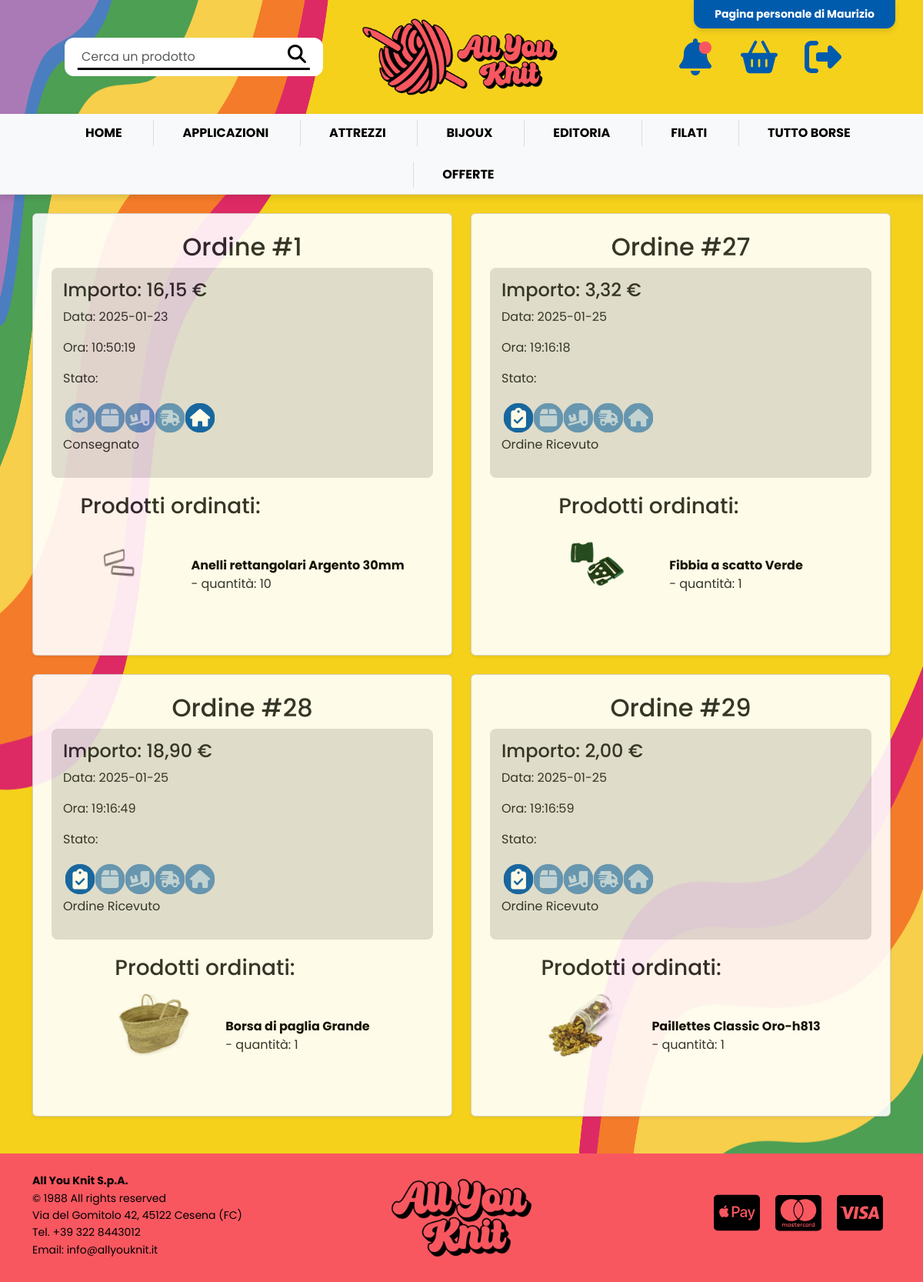
The app's page /index-ordini-cliente.php (signed in) with its own data.
### tables this page shows
CREATE TABLE `categorieprodotti` (
  `Nome` varchar(45) NOT NULL,
  `Immagine` varchar(45) NOT NULL,
  `Descrizione` varchar(150) DEFAULT NULL,
  PRIMARY KEY (`Nome`)
);

CREATE TABLE `ordini` (
  `CodID` int(11) NOT NULL AUTO_INCREMENT,
  `Data` date DEFAULT NULL,
  `Ora` time DEFAULT NULL,
  `Pagato` tinyint(4) NOT NULL DEFAULT 0,
  `Importo` double NOT NULL DEFAULT 0,
  `EmailCliente` varchar(45) NOT NULL,
  `Stato` enum('Ricevuto','Lavorazione','Spedito','Consegna','Consegnato') DEFAULT NULL,
  PRIMARY KEY (`CodID`),
  KEY `EmailCliente` (`EmailCliente`),
  CONSTRAINT `EmailCliente` FOREIGN KEY (`EmailCliente`) REFERENCES `clienti` (`Email`) ON DELETE CASCADE ON UPDATE CASCADE
);

CREATE TABLE `prodottiordinati` (
  `CodIDProdotto` int(11) NOT NULL,
  `CodIDOrdine` int(11) NOT NULL,
  `Quantita` int(11) NOT NULL,
  PRIMARY KEY (`CodIDProdotto`,`CodIDOrdine`),
  KEY `CodIDOrdine` (`CodIDOrdine`),
  CONSTRAINT `CodIDOrdine` FOREIGN KEY (`CodIDOrdine`) REFERENCES `ordini` (`CodID`) ON DELETE CASCADE ON UPDATE CASCADE,
  CONSTRAINT `CodIDProdottox` FOREIGN KEY (`CodIDProdotto`) REFERENCES `prodotti` (`CodID`) ON DELETE CASCADE ON UPDATE CASCADE
);

CREATE TABLE `prodotti` (
  `CodID` int(11) NOT NULL AUTO_INCREMENT,
  `Nome` varchar(45) NOT NULL,
  `Immagine` varchar(45) NOT NULL,
  `Prezzo` double NOT NULL,
  `Colore` varchar(45) DEFAULT NULL,
  `Composizione` varchar(250) DEFAULT NULL,
  `Strumenti` varchar(250) DEFAULT NULL,
  `Giacenza` int(11) NOT NULL DEFAULT 0,
  PRIMARY KEY (`CodID`)
);

### index-ordini-cliente.php (called while the page is built)
<?php
require_once 'php/bootstrap.php';
$templateParams["titolo"] = "I tuoi ordini";
$templateParams["nome"] = "ordini-cliente.php";
$templateParams["categorie"] = $dbh->getCategories();
$templateParams["news"] = $dbh->checkNewNotifications($_SESSION["email"]);
$templateParams["ordini"] = $dbh->getCustomerOrders($_SESSION["email"]);
require 'template/base.php';
?>

### db/dbhelper.php (called while the page is built, shortened)
<?php
class DatabaseHelper{
    private $conn;
    public function __construct($servername, $username, $password, $connname, $port){
        $this->conn = new mysqli($servername, $username, $password, $connname, $port);
    }
    public function getCategories(){
        $stmt = $this->conn->prepare("SELECT * FROM categorieprodotti");
        $stmt->execute();
        $result = $stmt->get_result();
        return $result->fetch_all(MYSQLI_ASSOC);
    }
    public function checkNewNotifications($userEmail){
        $stmt = $this->conn->prepare("SELECT * FROM inboxclienti WHERE Email = ? AND Letta = 0");
        $stmt->bind_param('s', $userEmail);
        $stmt->execute();
        $result = $stmt->get_result();
        $result = $result->fetch_all(MYSQLI_ASSOC);
        if(empty($result))
            return false;
        else
            return true;
    }
    public function getCustomerOrders($userEmail){
        $stmt = $this->conn->prepare("SELECT * FROM ordini WHERE EmailCliente = ? AND Pagato = True ORDER BY Data");
        $stmt->bind_param('s', $userEmail);
        $stmt->execute();
        $result = $stmt->get_result();
        return $result->fetch_all(MYSQLI_ASSOC);
    }
    public function getOrderProducts($orderID){
        $stmt = $this->conn->prepare("SELECT * FROM prodottiordinati INNER JOIN prodotti ON(prodottiordinati.CodIDProdotto = prodotti.CodID) WHERE CodIDOrdine = ?");
        $stmt->bind_param('i', $orderID);
        $stmt->execute();
        $result = $stmt->get_result();
        return $result->fetch_all(MYSQLI_ASSOC);
    }
}
?>

### php/bootstrap.php (called while the page is built, shortened)
<?php
require_once("db/dbhelper.php");
$dbh = new DatabaseHelper("localhost", "root", "", "allyouknit", 3306);
?>

### template/ordini-cliente.php (the view, shortened to what this page needs)
<section class="row orders-list mt-4">
    <?php foreach ($templateParams["ordini"] as $ordine): ?>
    <div class="col-md-12 col-lg-6 mb-4">
        <div class="card bg-white shadow-sm p-4">
            <h2>Ordine #<?php echo $ordine["CodID"]; ?></h2>
            <div class="order-details">
                <h4>Importo: <?php echo number_format($ordine["Importo"], 2, ",", ""); ?> €</h4>
                <p>Data: <?php echo $ordine["Data"]; ?></p>
                <p>Ora: <?php echo $ordine["Ora"]; ?></p>
                <article class="tracking-section">
                    <p>Stato: </p>
                        <div class="tracking-container">
                        <?php
                            switch($ordine["Stato"]){
                                case "Ricevuto":
                                    ?>
                                    <div class="tracking-step completed">
                                        <div>
                                            <img src="./upload/icons/shipping1.svg" alt="">
                                        </div>
                                        <p>Ordine Ricevuto</p>
                                    </div>
                                    <?php
                                    break;
                                    ?>
                                    <?php
                                case "Consegnato":
                                    ?>
                                    <div class="tracking-step">
                                        <div>
                                            <img src="./upload/icons/shipping5.svg" alt="">
                                        </div>
                                        <p>Consegnato</p>
                                    </div>
                                    <?php
                                }
                            ?>
                        </div>
                </article>
            </div>
            <div>
                <h3>Prodotti ordinati:</h3>
                    <ul>
                        <?php $prodottiOrdinati = $dbh->getOrderProducts($ordine["CodID"]);?>
                        <?php foreach ($prodottiOrdinati as $prodotto): ?>
                        <li class="d-flex mb-3">
                            <div class="product-image me-3">
                                <a href="./index-singolo-prodotto.php?idProdotto=<?php echo $prodotto["CodID"]; ?>">
                                    <img src="<?php echo UPLOAD_DIR . "productimages/" . $prodotto["Immagine"]; ?>"
                                    alt="<?php echo $prodotto["Nome"]; ?>"
                                    class="img-fluid" style="width: 100px;">
                                </a>
                            </div>
                            <div>
                                <a href="./index-singolo-prodotto.php?idProdotto=<?php echo $prodotto["CodID"]; ?>"><?php echo $prodotto["Nome"]; ?></a>
                                <div>- quantità: <?php echo $prodotto["Quantita"]; ?></div>
                            </div>
                        </li>
                        <?php endforeach; ?>
                    </ul>
            </div>
        </div>
    </div>
    <?php endforeach; ?>
</section>

### template/base.php (shortened to what this page needs)
<!DOCTYPE html>
<html lang="it">
<head>
    <link rel="stylesheet" href="./css/style.css">
    <link href="https://cdn.jsdelivr.net/npm/bootstrap@5.3.0/dist/css/bootstrap.min.css" rel="stylesheet">
</head>
<body>
    <?php if(isset($_SESSION["email"])): ?>
    <a href="./index-pagina-personale.php">
    <?php else: ?>
    <a href="./index-login.php">
    <?php endif; ?>
        <div class="login-banner">
            <div class="container">
                <?php if(isset($_SESSION["email"])): ?>
                    <span>Pagina personale di <?php echo $_SESSION["nome"]; ?></span>
                <?php else: ?>
                    <span>Benvenuto! Effettua il login</span>
                <?php endif; ?>
            </div>
        </div>
    </a>
    <header class="mainheader py-4">
        <div class="row align-items-center gap-2" style="max-width:100%;">
            <div class="col search-bar text-center">
                <form class="d-flex" action="./index-ricerca.php" method="get">
                    <input type="text" name="research" class="form-control me-2" placeholder="Cerca un prodotto">
                    <button type="submit" class="btn btn-primary">
                        <img src="./upload/icons/magnifying-glass-solid.svg" alt="Cerca" width="24">
                    </button>
                </form>
            </div>
            <div class="col logo text-center">
                <img src="./upload/logos/LOGO2.png" alt="Logo All You Knit" class="img-fluid">
            </div>
            <div class="col icons text-center">
                <?php if(isset($_SESSION["email"])): ?>
                    <a href="./index-avvisi.php">
                        <?php if($templateParams["news"]): ?>
                            <img src="./upload/icons/bell-solid-notification.svg" alt="Ci sono nuove notifiche" width="24">
                        <?php else: ?>
                            <img src="./upload/icons/bell-solid.svg" alt="Sezione notifiche" width="24">
                        <?php endif; ?>
                    </a>
                    <a href="./index-carrello.php">
                        <img src="./upload/icons/cart-shopping-solid.svg" alt="Accedi al carrello" width="24">
                    </a>
                    <a href="./utils/logout-script.php">
                        <img src="./upload/icons/logout-solid.svg" alt="Effettua il logout" width="24">
                    </a>
                <?php endif; ?>
            </div>
        </div>
    </header>
    <nav class="desktop-navbar bg-light py-2 d-none d-md-block">
        <div class="container">
            <ul class="nav justify-content-center">
                <li class="nav-item"><a class="nav-link" href="./index.php">Home</a></li>
                <?php foreach($templateParams["categorie"] as $categoria): ?>
                <li class="nav-item">
                    <a class="nav-link" href="./index-prodotti-categoria.php?nomeCategoria=<?php echo $categoria["Nome"]?>"><?php echo $categoria["Nome"]; ?></a>
                </li>
                <?php endforeach; ?>
                <li class="nav-item"><a class="nav-link" href="./index-offerte.php">Offerte</a></li>
            </ul>
        </div>
    </nav>
    <main class="container pb-4">
        <?php
        if (isset($templateParams["nome"])) {
            require($templateParams["nome"]);
        }
        ?>
    </main>
    <footer class="py-4">
        <div class="container">
            <div class="row">
                <div class="col-md-4">
                    <ul class="list-unstyled">
                        <li><strong>All You Knit S.p.A.</strong></li>
                        <li>© 1988 All rights reserved</li>
                        <li>Via del Gomitolo 42, 45122 Cesena (FC)</li>
                        <li>Tel. +39 322 8443012</li>
                        <li>Email: info@allyouknit.it</li>
                    </ul>
                </div>
                <div class="col-md-4 text-center">
                    <div class="brand-logo">
                        <img src="./upload/logos/LOGOSCRITTA.png" alt="Logo" class="img-fluid">
                    </div>
                </div>
                <div class="col-md-4 text-end">
                    <div class="payment-icons d-flex">
                        <img src="./upload/icons/cc-apple-pay-brands-solid.svg" alt="Apple Pay" class="payment-icon">
                        <img src="./upload/icons/cc-mastercard-brands-solid.svg" alt="Mastercard" class="payment-icon">
                        <img src="./upload/icons/cc-visa-brands-solid.svg" alt="Visa" class="payment-icon">
                    </div>
                </div>
            </div>
        </div>
    </footer>
</body>
</html>

### css/style.css (style rules this page uses)
body { font-family: 'Poppins', sans-serif !important; background-image: url('../upload/logos/background.png'); background-repeat: no-repeat; background-position: center; background-attachment: fixed; background-size: 100% 100%; }
.login-banner { background-color: #005BAD; color: white; font-size: 14px; padding: 8px 15px; position:fixed; z-index: 30; top: 0; right: 3%; border-radius: 0 0 12px 12px; align-items: center; box-shadow: 0 4px 6px rgba(0,0,0,0.1); }
.login-banner .container span { text-decoration: none; color: white; font-weight: bold; }
.logo img { max-height: 100px; }
.mainheader { padding: 20px 0; }
.mainheader .row { padding: 0px 7%; margin: auto; display: flex; align-items: center; justify-content: space-between; flex-wrap: nowrap; }
header .search-bar { background-color: #fff; border-radius: 12px; padding: 5px 10px; display: flex; align-items: center; position: relative; }
.search-bar form { display: flex; width: 100%; }
.search-bar input { width: auto; border: none; background: transparent; flex-grow: 1; outline: none; width: 100%; }
.search-bar button { background-color: transparent; border: none; cursor: pointer; font-size: 1.2rem; position: relative; top: -4px; }
header .search-bar::after { content: ""; position: absolute; bottom: 8px; left: 50%; transform: translateX(-50%); width: 90%; height: 3px; background-color: black; }
.icons { display: flex; justify-content: flex-end; gap: 15px; }
.icons a { display: inline-flex; align-items: center; margin-left: 10px; margin-right: 10px; }
header .icons img { width: 3.0rem; height: 3.0rem; }
nav.desktop-navbar { background-color: #fff; border-bottom: 1px solid #ddd; padding: 10px 0; box-shadow: 0 4px 8px rgba(0, 0, 0, 0.1); }
nav.desktop-navbar .container { display: flex; justify-content: space-between; align-items: center; }
nav.desktop-navbar ul.nav { display: flex; gap: 20px; justify-content: space-evenly; flex-grow: 1; padding-left: 0; margin-bottom: 0; }
nav.desktop-navbar ul.nav li { list-style-type: none; }
nav.desktop-navbar ul.nav li a { color: #000; text-transform: uppercase; font-weight: bold; text-decoration: none; padding: 5px 15px; transition: color 0.3s; }
nav.desktop-navbar .nav-item { border-left: 1px solid #ddd; margin-right: 0.5%; padding-left: 2%; }
nav.desktop-navbar .nav-item:first-child { border-left: none; }
nav.desktop-navbar .nav-link { padding-left: 15px; padding-right: 15px; font-size: 16px; }
footer { background-color: #F85760; color: #000; padding: 20px 0; width: 100%; display: flex; align-items: center; flex-wrap: wrap; }
footer ul { list-style: none; padding: 0; margin: 0; line-height: 1.6; }
footer ul li { font-size: 14px; }
footer .brand-logo { margin: 0px; }
footer .brand-logo img { max-width: 200px; margin: auto; display: block; }
footer .payment-icons { display: flex; justify-content: flex-end; }
footer .payment-icons img { max-width: 40px; margin: 0 10px; }
footer .payment-icons .payment-icon { flex-grow: 1; width: 100%; max-width: 60px; object-fit: contain; transform: translateY(50%); }
.brand-logo { display: flex; justify-content: center; align-items: center; margin-bottom: 1rem; }
.brand-logo img { max-width: 100%; height: auto; }
.card { box-shadow: 0 4px 8px rgba(0, 0, 0, 0.1); opacity: 0.9; transition: all 0.3s ease; display: flex; flex-direction: row; align-items: center; justify-content: center; width: 100%; height: auto; }
.card img { width: 200px; height: auto; margin-right: 15px; }
.orders-list ul { padding-left: 0; list-style-type: none; }
.orders-list li { display: flex; align-items: center; }
.orders-list li a { text-decoration: none; font-weight: bold; color: black; }
.orders-list .product-image { width: 8rem; height: 8rem; }
.order-details { background-color: #ddd; padding: 15px; border-radius: 8px; margin-bottom: 20px; width: 100%; }

### records on screen
categorieprodotti: Nome "APPLICAZIONI"
categorieprodotti: Nome "ATTREZZI"
categorieprodotti: Nome "BIJOUX"
categorieprodotti: Nome "EDITORIA"
categorieprodotti: Nome "FILATI"
categorieprodotti: Nome "TUTTO BORSE"
ordini: CodID "1", Importo "16,15", Data "2025-01-23", Ora "10:50:19"
prodottiordinati: CodIDProdotto.Immagine (picture), CodIDProdotto.Nome "Anelli rettangolari Argento 30mm", Quantita "10"
ordini: CodID "27", Importo "3,32", Data "2025-01-25", Ora "19:16:18"
prodottiordinati: CodIDProdotto.Immagine (picture), CodIDProdotto.Nome "Fibbia a scatto Verde", Quantita "1"
ordini: CodID "28", Importo "18,90", Data "2025-01-25", Ora "19:16:49"
prodottiordinati: CodIDProdotto.Immagine (picture), CodIDProdotto.Nome "Borsa di paglia Grande", Quantita "1"
ordini: CodID "29", Importo "2,00", Data "2025-01-25", Ora "19:16:59"
prodottiordinati: CodIDProdotto.Immagine (picture), CodIDProdotto.Nome "Paillettes Classic Oro-h813", Quantita "1"

### other values on screen
$_SESSION["nome"] "Maurizio"
